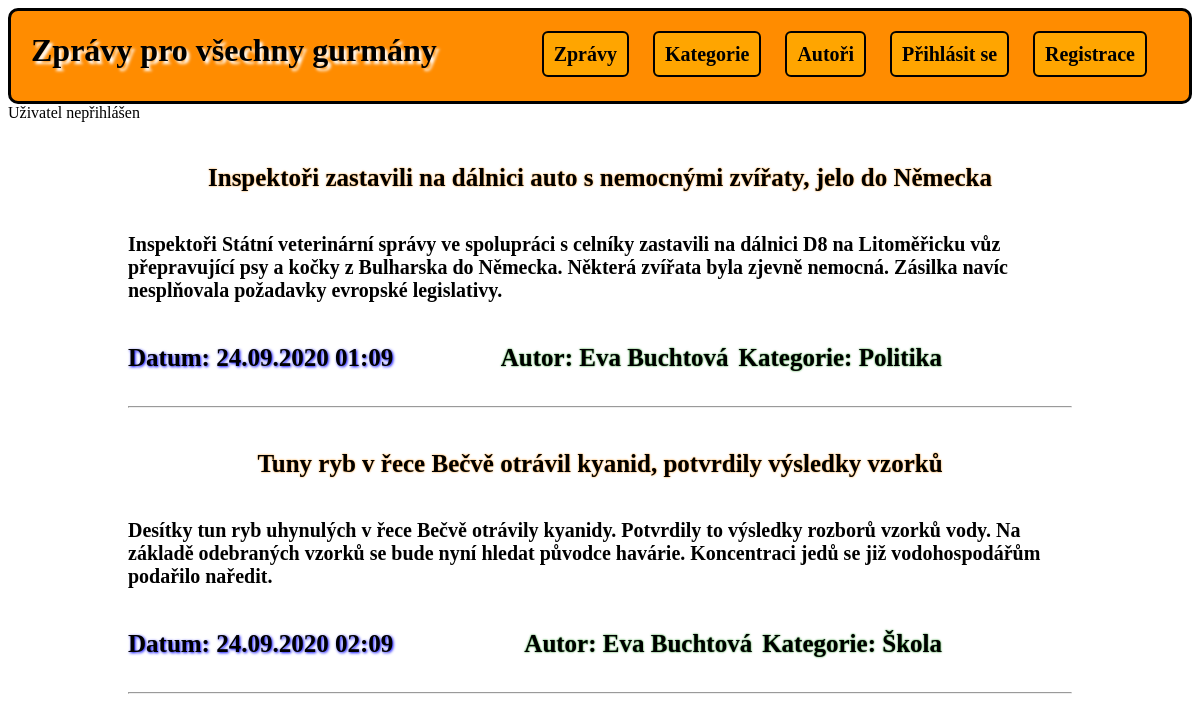
Screenshot of /Zprávy/vypis.php?id_autor=2 with the database file from the repository.
### tables this page shows
CREATE TABLE `article` (
  `ID` int(7) NOT NULL,
  `title` varchar(300) NOT NULL,
  `perex` text NOT NULL,
  `article` text NOT NULL,
  `id_kategorie` int(11) NOT NULL,
  `id_autor` int(11) NOT NULL,
  `datum` timestamp NOT NULL DEFAULT current_timestamp(),
  `delete_add` datetime DEFAULT NULL
);

CREATE TABLE `kategorie` (
  `ID` int(11) NOT NULL,
  `Kategorie` varchar(60) NOT NULL
);

CREATE TABLE `autor` (
  `ID` int(11) NOT NULL,
  `name` varchar(100) NOT NULL,
  `email` varchar(255) NOT NULL,
  `password` varchar(255) NOT NULL
);

### Zprávy/vypis.php (the view, shortened to what this page needs)
<?php
$conn = new PDO('mysql:host=localhost;dbname=zpravy', 'root', '', [
    PDO::ATTR_ERRMODE => PDO::ERRMODE_EXCEPTION
]);
$conn->query('SET NAMES utf8');
if(isset($_GET['id_kategorie']))
    {
        $dotaz = 'SELECT *,au.ID as id_autor, k.ID as id_kategorie,a.ID as id_article FROM article a inner join autor au on a.id_autor = au.ID inner join kategorie k on a.id_kategorie = k.ID where id_kategorie = :id ';
        $stmt = $conn->prepare($dotaz);
        $result = $stmt->execute([
            ':id' => $_GET['id_kategorie']]);
        $vypis = $stmt->fetchAll();
    }
else
    {
        $dotaz = 'SELECT *,au.ID as id_autor, k.ID as id_kategorie,a.ID as id_article FROM article a inner join autor au on a.id_autor = au.ID inner join kategorie k on a.id_kategorie = k.ID where id_autor = :id ';
        $stmt = $conn->prepare($dotaz);
        $result = $stmt->execute([
            ':id' => $_GET['id_autor']]);
        $vypis = $stmt->fetchAll();
    }
?>
<!doctype html>
<html lang="en">
<head>
    <link rel="stylesheet" href="style.css">
</head>
<body>
<header>
    <div>
        <h1>Zprávy pro všechny gurmány</h1>
        <div>
            <a href="index.php">Zprávy</a>
            <a href="Kategorie.php">Kategorie</a>
            <a href="Autori.php">Autoři</a>
            <a href="login.php">Přihlásit se</a>
            <a href="register.php">Registrace</a>
        </div>
    </div>
</header>
<?php if (isset($_SESSION['user'])): ?>
    Uživatel
    <br>
    <?= $_SESSION['user']['name'] ?>
    <br>
    <a href="logout.php">Odhlásit</a>
<?php else: ?>
    Uživatel nepřihlášen
<?php endif; ?>
<?php foreach ($vypis as $vys): ?>
<nav>
    <h1><a href="Article.php?id=<?= $vys['id_article']?>"><?= $vys['title']?></a></h1>
    <h2>
        <?= $vys['perex']?>
    </h2>
    <h3>Datum: <?= date("d.m.Y h:m",strtotime($vys['datum']))?></h3>
    <nav>
        <a href="vypis.php?id_kategorie=<?= $vys['id_kategorie']?>">Kategorie: <?= $vys['Kategorie']?></a>
        <a href="vypis.php?id_autor=<?= $vys['id_autor']?>">Autor: <?= $vys['name']?></a>
    </nav>
    <br>
    <br>
    <br>
    <hr>
</nav>
<?php endforeach; ?>
</body>
</html>

### Zprávy/style.css (style rules this page uses)
header { background-color: darkorange; border-radius: 10px; border: black solid 3px; height: 90px; }
header div h1 { float:left; padding-left: 20px; text-shadow: 3px 3px 3px white }
header div div { float: right; margin: 32px; }
header div div a { border: solid black 2px; padding: 10px; margin: 10px; text-decoration: none; color:black; font-weight: bold; font-size: 20px; border-radius: 6px; background-color: orange; }
nav { padding-left: 120px; padding-right: 120px; }
nav h1 { font-size: 50px; text-shadow: 3px 3px 3px darkorange; }
nav h1 a { text-decoration: none; color: black; }
nav h3 { float: Left; font-size: 25px; text-shadow: 1px 1px 3px blue }
nav nav { margin-top: 42px; }
nav h2 { font-weight: bold; font-size: 20px; }
nav nav a { color: black; text-decoration: none; float: right; margin-right: 10px; text-shadow: 0px 0px 2px green; font-weight: bold; font-size: 25px; }
nav a { color: black; text-decoration: none; text-shadow: 0px 0px 2px darkorange; font-weight: bold; font-size: 25px; text-align:center; display:block; }

### rows the page displays
article: title "Inspektoři zastavili na dálnici auto s nemocnými zvířaty, jelo do Německa", perex "Inspektoři Státní veterinární správy ve spolupráci s celníky zastavili na dálnici D8 na Litoměřicku vůz přepravující psy a kočky z Bulharska do Německa. Některá zvířata byla zjevně nemocná. Zásilka navíc nesplňovala požadavky evropské legislativy.", datum "24.09.2020 01:09", id_kategorie.Kategorie "Politika", id_autor.name "Eva Buchtová"
article: title "Tuny ryb v řece Bečvě otrávil kyanid, potvrdily výsledky vzorků", perex "Desítky tun ryb uhynulých v řece Bečvě otrávily kyanidy. Potvrdily to výsledky rozborů vzorků vody. Na základě odebraných vzorků se bude nyní hledat původce havárie. Koncentraci jedů se již vodohospodářům podařilo naředit.", datum "24.09.2020 02:09", id_kategorie.Kategorie "Škola", id_autor.name "Eva Buchtová"
